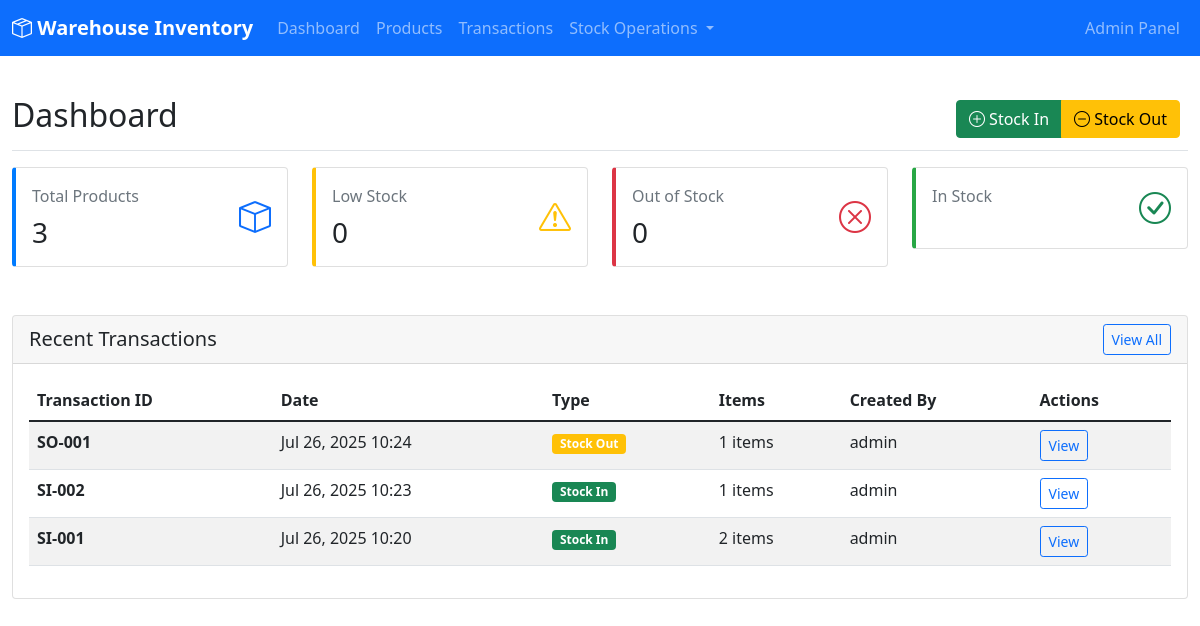
The page / on the database its author committed.
### inventory/models.py (models this page shows, shortened)
class StckMain(models.Model):
    TRANSACTION_TYPES = [
        ('IN', 'Stock In'),
        ('OUT', 'Stock Out'),
        ('ADJ', 'Adjustment'),
    ]
    transaction_id = models.CharField(max_length=50, unique=True, help_text="Unique transaction ID")
    transaction_date = models.DateTimeField(help_text="Transaction date and time")
    transaction_type = models.CharField(
        max_length=3,
        choices=TRANSACTION_TYPES,
        help_text="Type of transaction"
    )
    reference_number = models.CharField(max_length=100, blank=True, help_text="Reference number (PO, Invoice, etc.)")
    remarks = models.TextField(blank=True, help_text="Additional remarks")
    created_by = models.CharField(max_length=100, help_text="User who created the transaction")
    created_at = models.DateTimeField(auto_now_add=True)
    updated_at = models.DateTimeField(auto_now=True)
    class Meta:
        db_table = 'stckmain'
        verbose_name = 'Stock Transaction'
        verbose_name_plural = 'Stock Transactions'
        ordering = ['-transaction_date']
    @property
    def total_items(self):
        return self.details.count()

### inventory/views.py (the view)
# urls.py: path('', views.dashboard, name='dashboard'),
def dashboard(request):
    total_products = ProdMast.objects.filter(is_active=True).count()
    low_stock_products = []
    out_of_stock_products = []
    for product in ProdMast.objects.filter(is_active=True):
        current_stock = product.current_stock
        if current_stock <= 0:
            out_of_stock_products.append(product)
        elif current_stock <= product.minimum_stock:
            low_stock_products.append(product)
    recent_transactions = StckMain.objects.all()[:10]
    context = {
        'total_products': total_products,
        'low_stock_count': len(low_stock_products),
        'out_of_stock_count': len(out_of_stock_products),
        'low_stock_products': low_stock_products,
        'out_of_stock_products': out_of_stock_products,
        'recent_transactions': recent_transactions,
    }
    return render(request, 'inventory/dashboard.html', context)

### inventory/models.py (called while the page is built)
    @property
    def current_stock(self):
        from django.db.models import Sum
        stock_in = StckDetail.objects.filter(
            product=self,
            stck_main__transaction_type='IN'
        ).aggregate(total=Sum('quantity'))['total'] or 0
        stock_out = StckDetail.objects.filter(
            product=self,
            stck_main__transaction_type='OUT'
        ).aggregate(total=Sum('quantity'))['total'] or 0
        return stock_in - stock_out

### inventory/templates/inventory/dashboard.html (shortened to what this page needs)
{% extends 'inventory/base.html' %}
{% block content %}
<div class="d-flex justify-content-between flex-wrap flex-md-nowrap align-items-center pt-3 pb-2 mb-3 border-bottom">
    <h1 class="h2">Dashboard</h1>
    <div class="btn-toolbar mb-2 mb-md-0">
        <div class="btn-group me-2">
            <a href="{% url 'inventory:stock_in_form' %}" class="btn btn-success">
                <i class="bi bi-plus-circle"></i> Stock In
            </a>
            <a href="{% url 'inventory:stock_out_form' %}" class="btn btn-warning">
                <i class="bi bi-dash-circle"></i> Stock Out
            </a>
        </div>
    </div>
</div>
<div class="row mb-4">
    <div class="col-md-3">
        <div class="card card-stats primary">
            <div class="card-body">
                <div class="d-flex justify-content-between">
                    <div>
                        <p class="card-title text-muted">Total Products</p>
                        <h3 class="card-text">{{ total_products }}</h3>
                    </div>
                    <div class="align-self-center">
                        <i class="bi bi-box text-primary" style="font-size: 2rem;"></i>
                    </div>
                </div>
            </div>
        </div>
    </div>
    <div class="col-md-3">
        <div class="card card-stats warning">
            <div class="card-body">
                <div class="d-flex justify-content-between">
                    <div>
                        <p class="card-title text-muted">Low Stock</p>
                        <h3 class="card-text">{{ low_stock_count }}</h3>
                    </div>
                    <div class="align-self-center">
                        <i class="bi bi-exclamation-triangle text-warning" style="font-size: 2rem;"></i>
                    </div>
                </div>
            </div>
        </div>
    </div>
    <div class="col-md-3">
        <div class="card card-stats danger">
            <div class="card-body">
                <div class="d-flex justify-content-between">
                    <div>
                        <p class="card-title text-muted">Out of Stock</p>
                        <h3 class="card-text">{{ out_of_stock_count }}</h3>
                    </div>
                    <div class="align-self-center">
                        <i class="bi bi-x-circle text-danger" style="font-size: 2rem;"></i>
                    </div>
                </div>
            </div>
        </div>
    </div>
    <div class="col-md-3">
        <div class="card card-stats success">
            <div class="card-body">
                <div class="d-flex justify-content-between">
                    <div>
                        <p class="card-title text-muted">In Stock</p>
                    </div>
                    <div class="align-self-center">
                        <i class="bi bi-check-circle text-success" style="font-size: 2rem;"></i>
                    </div>
                </div>
            </div>
        </div>
    </div>
</div>
<div class="row">
    <div class="col-12">
        <div class="card">
            <div class="card-header d-flex justify-content-between align-items-center">
                <h5 class="card-title mb-0">Recent Transactions</h5>
                <a href="{% url 'inventory:transaction_list' %}" class="btn btn-sm btn-outline-primary">View All</a>
            </div>
            <div class="card-body">
                {% if recent_transactions %}
                <div class="table-responsive">
                    <table class="table table-striped">
                        <thead>
                            <tr>
                                <th>Transaction ID</th>
                                <th>Date</th>
                                <th>Type</th>
                                <th>Items</th>
                                <th>Created By</th>
                                <th>Actions</th>
                            </tr>
                        </thead>
                        <tbody>
                            {% for transaction in recent_transactions %}
                            <tr>
                                <td><strong>{{ transaction.transaction_id }}</strong></td>
                                <td>{{ transaction.transaction_date|date:"M d, Y H:i" }}</td>
                                <td>
                                    {% if transaction.transaction_type == 'IN' %}
                                        <span class="badge bg-success">Stock In</span>
                                    {% elif transaction.transaction_type == 'OUT' %}
                                        <span class="badge bg-warning">Stock Out</span>
                                    {% else %}
                                        <span class="badge bg-info">{{ transaction.get_transaction_type_display }}</span>
                                    {% endif %}
                                </td>
                                <td>{{ transaction.total_items }} items</td>
                                <td>{{ transaction.created_by }}</td>
                                <td>
                                    <a href="/admin/inventory/stckmain/{{ transaction.id }}/change/" class="btn btn-sm btn-outline-primary">View</a>
                                </td>
                            </tr>
                            {% endfor %}
                        </tbody>
                    </table>
                </div>
                {% else %}
                <div class="text-center text-muted py-4">
                    <i class="bi bi-inbox" style="font-size: 3rem;"></i>
                    <p class="mt-2">No transactions found</p>
                </div>
                {% endif %}
            </div>
        </div>
    </div>
</div>
{% endblock %}

### inventory/templates/inventory/base.html (style rules this page uses)
.card-stats { border-left: 4px solid; }
.card-stats.primary { border-left-color: #007bff; }
.card-stats.warning { border-left-color: #ffc107; }
.card-stats.danger { border-left-color: #dc3545; }
.card-stats.success { border-left-color: #28a745; }

### rows shown on the page
StckMain: transaction_type "Stock Out"
StckMain: transaction_type "Stock In"
StckMain: transaction_type "Stock In"

### other values the page prints
{{ total_products }} "3"
{{ low_stock_count }} "0"
{{ out_of_stock_count }} "0"
